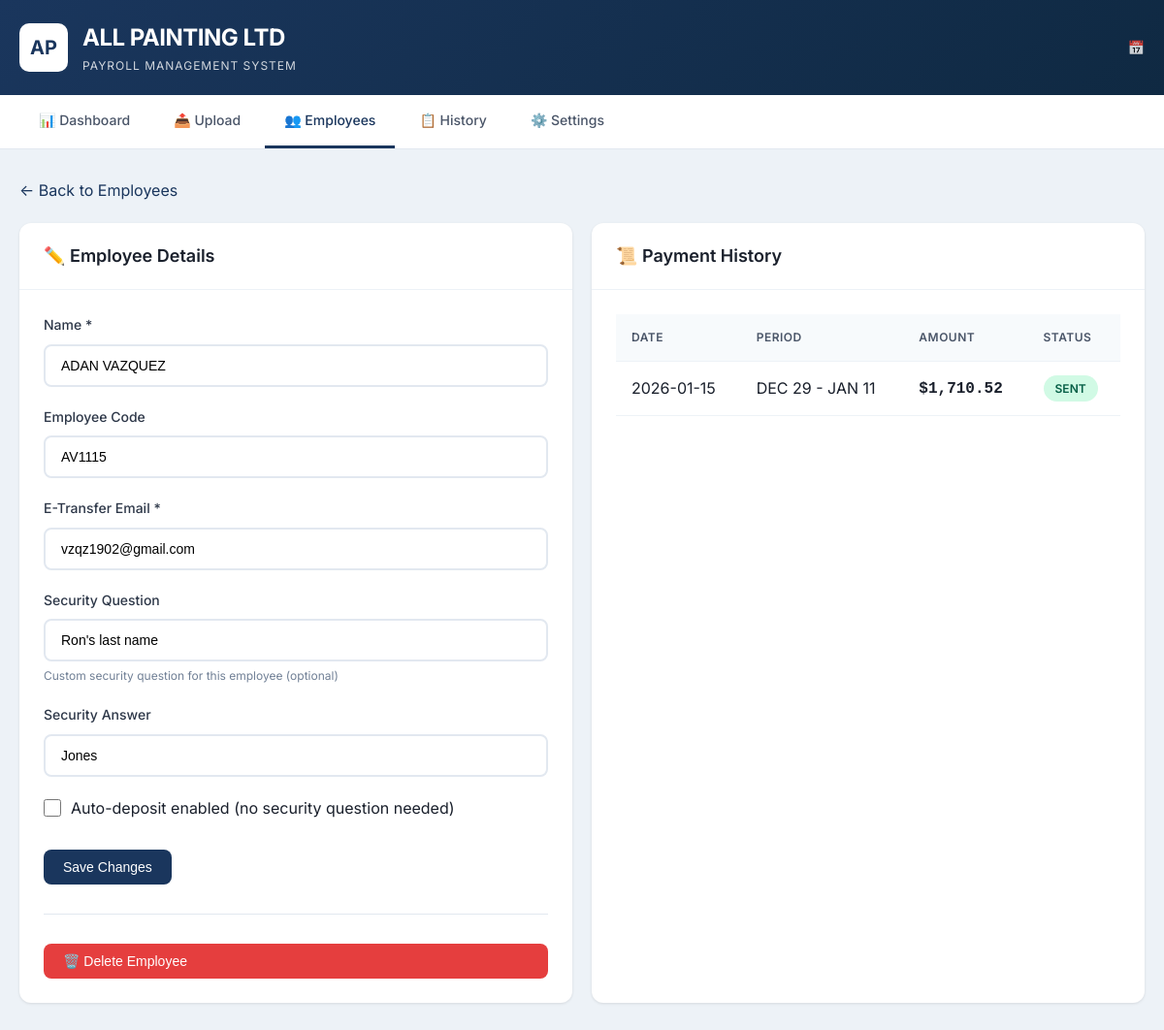
/employee/3, run on the app's committed database.
### tables this page shows
CREATE TABLE employees (
            id INTEGER PRIMARY KEY AUTOINCREMENT,
            name TEXT UNIQUE NOT NULL,
            employee_code TEXT,
            etransfer_email TEXT,
            security_question TEXT,
            security_answer TEXT,
            auto_deposit INTEGER DEFAULT 0,
            active INTEGER DEFAULT 1,
            created_at TIMESTAMP DEFAULT CURRENT_TIMESTAMP,
            updated_at TIMESTAMP DEFAULT CURRENT_TIMESTAMP
        );

CREATE TABLE payments (
            id INTEGER PRIMARY KEY AUTOINCREMENT,
            employee_id INTEGER,
            employee_name TEXT NOT NULL,
            amount REAL NOT NULL,
            pay_date TEXT,
            pay_period TEXT,
            regular_hours REAL,
            overtime_hours REAL,
            stat_hours REAL,
            vacation_pay REAL,
            gross_pay REAL,
            deductions REAL,
            net_pay REAL,
            file_id INTEGER,
            status TEXT DEFAULT 'pending',
            sent_at TIMESTAMP,
            confirmation_number TEXT,
            created_at TIMESTAMP DEFAULT CURRENT_TIMESTAMP,
            FOREIGN KEY (employee_id) REFERENCES employees(id),
            FOREIGN KEY (file_id) REFERENCES payroll_files(id)
        );

### app.py (the view, shortened to what this page needs)
@app.route('/employee/<int:id>', methods=['GET', 'POST'])
def employee_detail(id):
    conn = get_db()
    employee = conn.execute('SELECT * FROM employees WHERE id = ?', (id,)).fetchone()
    payments = conn.execute('''
        SELECT * FROM payments WHERE employee_id = ?
        ORDER BY created_at DESC LIMIT 20
    ''', (id,)).fetchall()
    conn.close()
    return render_template('employee_detail.html', employee=employee, payments=payments)

### app.py (called while the page is built)
def get_db():
    conn = sqlite3.connect(DB_PATH)
    conn.row_factory = sqlite3.Row
    return conn

### templates/employee_detail.html (shortened to what this page needs)
{% extends "base.html" %}
{% block content %}
<div style="margin-bottom: 20px;">
    <a href="{{ url_for('employees') }}" style="color: var(--primary); text-decoration: none;">
        ← Back to Employees
    </a>
</div>
<div class="grid-2">
    <div class="card">
        <div class="card-header">
            <h2>✏️ Employee Details</h2>
        </div>
        <div class="card-body">
            <form method="POST">
                <div class="form-group">
                    <label class="form-label">Name *</label>
                    <input type="text" name="name" class="form-input" value="{{ employee.name }}" required>
                </div>
                <div class="form-group">
                    <label class="form-label">Employee Code</label>
                    <input type="text" name="employee_code" class="form-input"
                           value="{{ employee.employee_code or '' }}"
                           placeholder="e.g., PF1115">
                </div>
                <div class="form-group">
                    <label class="form-label">E-Transfer Email *</label>
                    <input type="email" name="etransfer_email" class="form-input"
                           value="{{ employee.etransfer_email or '' }}"
                           placeholder="employee@email.com" required>
                </div>
                <div class="form-group">
                    <label class="form-label">Security Question</label>
                    <input type="text" name="security_question" class="form-input"
                           value="{{ employee.security_question or '' }}"
                           placeholder="Leave blank to use default">
                    <p style="font-size: 12px; color: var(--gray-500); margin-top: 5px;">
                        Custom security question for this employee (optional)
                    </p>
                </div>
                <div class="form-group">
                    <label class="form-label">Security Answer</label>
                    <input type="text" name="security_answer" class="form-input"
                           value="{{ employee.security_answer or '' }}"
                           placeholder="Leave blank to use default">
                </div>
                <div class="form-group">
                    <label class="checkbox-wrapper">
                        <input type="checkbox" name="auto_deposit"
                               {% if employee.auto_deposit %}checked{% endif %}>
                        <span>Auto-deposit enabled (no security question needed)</span>
                    </label>
                </div>
                <div style="margin-top: 30px; display: flex; justify-content: space-between; align-items: center;">
                    <button type="submit" class="btn btn-primary">Save Changes</button>
                </div>
            </form>
            <hr style="margin: 30px 0; border: none; border-top: 1px solid var(--gray-200);">
            <form method="POST" onsubmit="return confirm('Are you sure you want to DELETE this employee? This cannot be undone.');">
                <button type="submit" class="btn btn-danger" style="width: 100%;">
                    🗑️ Delete Employee
                </button>
            </form>
        </div>
    </div>
    <div class="card">
        <div class="card-header">
            <h2>📜 Payment History</h2>
        </div>
        <div class="card-body">
            {% if payments %}
            <div class="table-container">
                <table>
                    <thead>
                        <tr>
                            <th>Date</th>
                            <th>Period</th>
                            <th>Amount</th>
                            <th>Status</th>
                        </tr>
                    </thead>
                    <tbody>
                        {% for payment in payments %}
                        <tr>
                            <td>{{ payment.pay_date or 'N/A' }}</td>
                            <td>{{ payment.pay_period or 'N/A' }}</td>
                            <td><span class="amount">${{ '{:,.2f}'.format(payment.net_pay) }}</span></td>
                            <td>
                                <span class="badge badge-{{ 'sent' if payment.status == 'sent' else 'pending' }}">
                                    {{ payment.status }}
                                </span>
                            </td>
                        </tr>
                        {% endfor %}
                    </tbody>
                </table>
            </div>
            {% else %}
            <p style="text-align: center; color: var(--gray-500); padding: 40px;">
                No payment history yet
            </p>
            {% endif %}
        </div>
    </div>
</div>
{% endblock %}

### templates/base.html (style rules this page uses)
:root { --primary: #1a365d; --primary-light: #2c5282; --primary-dark: #0f2942; --accent: #38a169; --accent-light: #48bb78; --warning: #dd6b20; --danger: #e53e3e; --gray-50: #f7fafc; --gray-100: #edf2f7; --gray-200: #e2e8f0; --gray-300: #cbd5e0; --gray-400: #a0aec0; --gray-500: #718096; --gray-600: #4a5568; --gray-700: #2d3748; --gray-800: #1a202c; }
* { margin: 0; padding: 0; box-sizing: border-box; }
body { font-family: 'Inter', -apple-system, BlinkMacSystemFont, sans-serif; background: var(--gray-100); color: var(--gray-800); line-height: 1.6; }
.card { background: white; border-radius: 12px; box-shadow: 0 1px 3px rgba(0,0,0,0.1); overflow: hidden; }
.card-header { padding: 20px 25px; border-bottom: 1px solid var(--gray-100); display: flex; justify-content: space-between; align-items: center; }
.card-header h2 { font-size: 18px; font-weight: 600; color: var(--gray-800); }
.card-body { padding: 25px; }
.table-container { overflow-x: auto; }
table { width: 100%; border-collapse: collapse; }
th, td { padding: 14px 16px; text-align: left; border-bottom: 1px solid var(--gray-100); }
th { background: var(--gray-50); font-weight: 600; font-size: 12px; text-transform: uppercase; letter-spacing: 0.5px; color: var(--gray-600); }
.btn { display: inline-flex; align-items: center; gap: 8px; padding: 10px 20px; border: none; border-radius: 8px; font-size: 14px; font-weight: 500; cursor: pointer; transition: all 0.2s; text-decoration: none; }
.btn-primary { background: var(--primary); color: white; }
.btn-danger { background: var(--danger); color: white; }
.badge { display: inline-block; padding: 4px 12px; border-radius: 20px; font-size: 12px; font-weight: 600; text-transform: uppercase; }
.badge-sent { background: #d1fae5; color: #065f46; }
.form-group { margin-bottom: 20px; }
.form-label { display: block; font-size: 14px; font-weight: 500; color: var(--gray-700); margin-bottom: 8px; }
.form-input { width: 100%; padding: 12px 16px; border: 2px solid var(--gray-200); border-radius: 8px; font-size: 14px; transition: border-color 0.2s; }
.amount { font-family: 'SF Mono', 'Fira Code', monospace; font-weight: 600; }
.grid-2 { display: grid; grid-template-columns: repeat(2, 1fr); gap: 20px; }
.checkbox-wrapper { display: flex; align-items: center; gap: 10px; }
.checkbox-wrapper input[type="checkbox"] { width: 18px; height: 18px; accent-color: var(--primary); }

### data on the page
employees: name "ADAN VAZQUEZ", employee_code "AV1115", etransfer_email "vzqz1902@gmail.com", security_question "Ron's last name", security_answer "Jones"
payments: pay_date "2026-01-15", pay_period "DEC 29 - JAN 11", net_pay "1,710.52", status "SENT"
